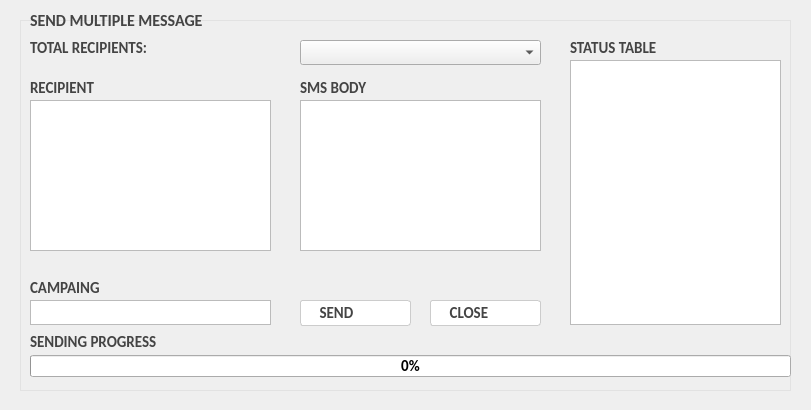
<?xml version="1.0" encoding="UTF-8"?>
<ui version="4.0">
 <class>Dialog</class>
 <widget class="QDialog" name="Dialog">
  <property name="geometry">
   <rect>
    <x>0</x>
    <y>0</y>
    <width>811</width>
    <height>410</height>
   </rect>
  </property>
  <property name="windowTitle">
   <string>Dialog</string>
  </property>
  <property name="styleSheet">
   <string notr="true">QLineEdit,QTextEdit,QTableView{
border:1px solid #bbb;
}
QLineEdit:focus,QTextEdit:focus{
border:1px solid #94a8ff;
}

QLabel{
	color:#444;
}</string>
  </property>
  <widget class="QWidget" name="verticalWidget" native="true">
   <property name="geometry">
    <rect>
     <x>20</x>
     <y>20</y>
     <width>771</width>
     <height>371</height>
    </rect>
   </property>
   <property name="autoFillBackground">
    <bool>false</bool>
   </property>
   <property name="styleSheet">
    <string notr="true">border:1px solid #e2e2e2;</string>
   </property>
   <layout class="QVBoxLayout" name="verticalLayout"/>
  </widget>
  <widget class="QLabel" name="label">
   <property name="geometry">
    <rect>
     <x>30</x>
     <y>10</y>
     <width>181</width>
     <height>21</height>
    </rect>
   </property>
   <property name="font">
    <font>
     <family>Calibri</family>
     <pointsize>12</pointsize>
     <weight>75</weight>
     <italic>false</italic>
     <bold>true</bold>
    </font>
   </property>
   <property name="styleSheet">
    <string notr="true"/>
   </property>
   <property name="text">
    <string>SEND MULTIPLE MESSAGE</string>
   </property>
  </widget>
  <widget class="QTextEdit" name="smsbody">
   <property name="geometry">
    <rect>
     <x>300</x>
     <y>100</y>
     <width>241</width>
     <height>151</height>
    </rect>
   </property>
   <property name="font">
    <font>
     <family>Calibri</family>
     <pointsize>11</pointsize>
    </font>
   </property>
   <property name="styleSheet">
    <string notr="true"/>
   </property>
  </widget>
  <widget class="QLabel" name="label_3">
   <property name="geometry">
    <rect>
     <x>300</x>
     <y>80</y>
     <width>81</width>
     <height>16</height>
    </rect>
   </property>
   <property name="font">
    <font>
     <family>Calibri</family>
     <pointsize>11</pointsize>
     <weight>75</weight>
     <italic>false</italic>
     <bold>true</bold>
    </font>
   </property>
   <property name="styleSheet">
    <string notr="true"/>
   </property>
   <property name="text">
    <string>SMS BODY</string>
   </property>
  </widget>
  <widget class="QLabel" name="label_2">
   <property name="geometry">
    <rect>
     <x>30</x>
     <y>80</y>
     <width>71</width>
     <height>16</height>
    </rect>
   </property>
   <property name="font">
    <font>
     <family>Calibri</family>
     <pointsize>11</pointsize>
     <weight>75</weight>
     <italic>false</italic>
     <bold>true</bold>
     <kerning>true</kerning>
    </font>
   </property>
   <property name="styleSheet">
    <string notr="true"/>
   </property>
   <property name="text">
    <string>RECIPIENT</string>
   </property>
  </widget>
  <widget class="QTextEdit" name="recipient">
   <property name="geometry">
    <rect>
     <x>30</x>
     <y>100</y>
     <width>241</width>
     <height>151</height>
    </rect>
   </property>
   <property name="font">
    <font>
     <family>Calibri</family>
     <pointsize>11</pointsize>
    </font>
   </property>
   <property name="styleSheet">
    <string notr="true"/>
   </property>
  </widget>
  <widget class="QComboBox" name="comboBox">
   <property name="geometry">
    <rect>
     <x>300</x>
     <y>40</y>
     <width>241</width>
     <height>25</height>
    </rect>
   </property>
   <property name="font">
    <font>
     <family>Calibri</family>
     <pointsize>11</pointsize>
     <weight>50</weight>
     <bold>false</bold>
    </font>
   </property>
   <property name="styleSheet">
    <string notr="true">padding:0 5px;</string>
   </property>
  </widget>
  <widget class="QLabel" name="label_4">
   <property name="geometry">
    <rect>
     <x>30</x>
     <y>280</y>
     <width>81</width>
     <height>16</height>
    </rect>
   </property>
   <property name="font">
    <font>
     <family>Calibri</family>
     <pointsize>11</pointsize>
     <weight>75</weight>
     <italic>false</italic>
     <bold>true</bold>
    </font>
   </property>
   <property name="styleSheet">
    <string notr="true"/>
   </property>
   <property name="text">
    <string>CAMPAING</string>
   </property>
  </widget>
  <widget class="QLineEdit" name="campaing">
   <property name="geometry">
    <rect>
     <x>30</x>
     <y>300</y>
     <width>241</width>
     <height>25</height>
    </rect>
   </property>
   <property name="font">
    <font>
     <family>Calibri</family>
     <pointsize>11</pointsize>
    </font>
   </property>
  </widget>
  <widget class="QLabel" name="label_5">
   <property name="geometry">
    <rect>
     <x>30</x>
     <y>40</y>
     <width>121</width>
     <height>16</height>
    </rect>
   </property>
   <property name="font">
    <font>
     <family>Calibri</family>
     <pointsize>11</pointsize>
     <weight>75</weight>
     <italic>false</italic>
     <bold>true</bold>
    </font>
   </property>
   <property name="styleSheet">
    <string notr="true"/>
   </property>
   <property name="text">
    <string>TOTAL RECIPIENTS:</string>
   </property>
  </widget>
  <widget class="QLabel" name="count">
   <property name="geometry">
    <rect>
     <x>150</x>
     <y>40</y>
     <width>81</width>
     <height>16</height>
    </rect>
   </property>
   <property name="font">
    <font>
     <family>Calibri</family>
     <pointsize>16</pointsize>
     <weight>75</weight>
     <italic>false</italic>
     <bold>true</bold>
    </font>
   </property>
   <property name="styleSheet">
    <string notr="true"/>
   </property>
   <property name="text">
    <string/>
   </property>
  </widget>
  <widget class="QLabel" name="label_6">
   <property name="geometry">
    <rect>
     <x>570</x>
     <y>40</y>
     <width>121</width>
     <height>16</height>
    </rect>
   </property>
   <property name="font">
    <font>
     <family>Calibri</family>
     <pointsize>11</pointsize>
     <weight>75</weight>
     <italic>false</italic>
     <bold>true</bold>
    </font>
   </property>
   <property name="styleSheet">
    <string notr="true"/>
   </property>
   <property name="text">
    <string>STATUS TABLE</string>
   </property>
  </widget>
  <widget class="QPushButton" name="pushButton_2">
   <property name="geometry">
    <rect>
     <x>430</x>
     <y>300</y>
     <width>111</width>
     <height>26</height>
    </rect>
   </property>
   <property name="font">
    <font>
     <family>Calibri</family>
     <pointsize>11</pointsize>
     <weight>75</weight>
     <bold>true</bold>
    </font>
   </property>
   <property name="styleSheet">
    <string notr="true">QPushButton{
	color:#444;
	background-color: #fff;
	border: 1px solid #ccc;
	border-radius: 3px;
	text-align:left;
	padding:0 5px;
}

QPushButton:hover{
	border-color: #94a8ff;
}
QPushButton:pressed{
	border: 1.5px solid #94a8ff;
	background-color: rgb(221, 233, 255);
}
</string>
   </property>
   <property name="text">
    <string>    CLOSE</string>
   </property>
  </widget>
  <widget class="QPushButton" name="pushButton_1">
   <property name="geometry">
    <rect>
     <x>300</x>
     <y>300</y>
     <width>111</width>
     <height>26</height>
    </rect>
   </property>
   <property name="font">
    <font>
     <family>Calibri</family>
     <pointsize>11</pointsize>
     <weight>75</weight>
     <bold>true</bold>
    </font>
   </property>
   <property name="styleSheet">
    <string notr="true">QPushButton{
	color:#444;
	background-color: #fff;
	border: 1px solid #ccc;
	border-radius: 3px;
	text-align:left;
	padding:0 5px;
}

QPushButton:hover{
	border-color: #94a8ff;
}
QPushButton:pressed{
	border: 1.5px solid #94a8ff;
	background-color: rgb(221, 233, 255);
}
</string>
   </property>
   <property name="text">
    <string>    SEND</string>
   </property>
  </widget>
  <widget class="QLabel" name="label_7">
   <property name="geometry">
    <rect>
     <x>30</x>
     <y>334</y>
     <width>131</width>
     <height>16</height>
    </rect>
   </property>
   <property name="font">
    <font>
     <family>Calibri</family>
     <pointsize>11</pointsize>
     <weight>75</weight>
     <italic>false</italic>
     <bold>true</bold>
    </font>
   </property>
   <property name="styleSheet">
    <string notr="true"/>
   </property>
   <property name="text">
    <string>SENDING PROGRESS</string>
   </property>
  </widget>
  <widget class="QProgressBar" name="progressBar">
   <property name="geometry">
    <rect>
     <x>30</x>
     <y>355</y>
     <width>761</width>
     <height>22</height>
    </rect>
   </property>
   <property name="font">
    <font>
     <family>Calibri</family>
     <pointsize>11</pointsize>
     <weight>75</weight>
     <bold>true</bold>
    </font>
   </property>
   <property name="value">
    <number>0</number>
   </property>
  </widget>
  <widget class="QTextEdit" name="status">
   <property name="geometry">
    <rect>
     <x>570</x>
     <y>60</y>
     <width>211</width>
     <height>265</height>
    </rect>
   </property>
  </widget>
 </widget>
 <resources/>
 <connections/>
</ui>
